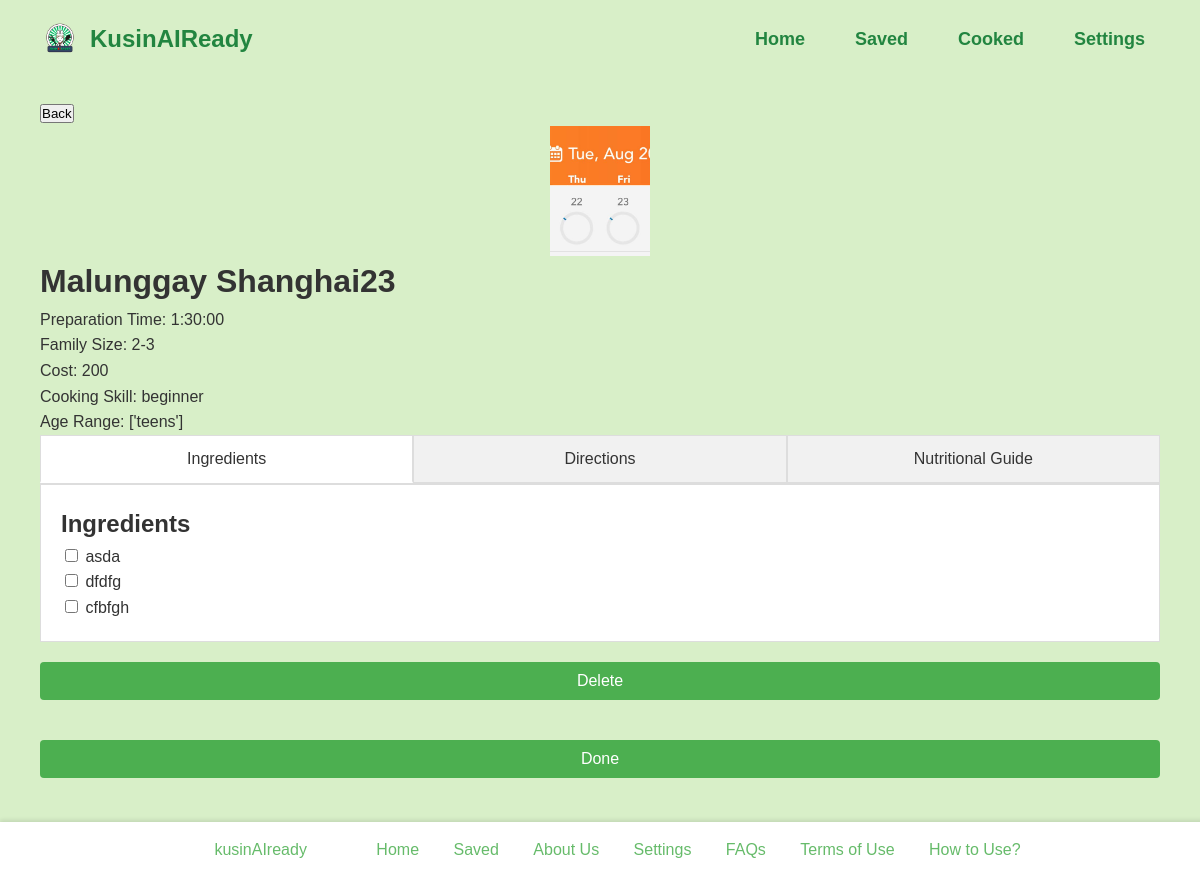
The page /saveddish/21/ (signed in) on the database its author committed.
### kusinaiapp/models.py (models this page shows, shortened)
class Dish(models.Model):
    id = models.AutoField(primary_key=True)
    dish_name = models.CharField(max_length=200)
    preparation_time = models.DurationField()
    ingredient_list = models.TextField()
    number_of_servings = models.CharField(max_length=50)
    procedure = models.TextField()
    nutritional_guide = models.TextField()
    skills_needed = models.CharField(max_length=200)
    age_range_that_can_eat = models.JSONField()
    cost = models.IntegerField()
    dish_image = models.ImageField(upload_to='dish_images/')
    meal_type = models.ManyToManyField(MealType)
    approved = models.BooleanField(default=False)

### kusinaiapp/views.py (the view, shortened to what this page needs)
# urls.py: path('saveddish/<int:dish_id>/', views.saveddish, name='saveddish'),
@login_required
def saveddish(request, dish_id):
    dish = get_object_or_404(Dish, id=dish_id)
    user = get_object_or_404(AppUser, user=request.user)
    dish_plan = DishPlan.objects.filter(dish=dish, user=user).first()
    ingredients = dish.ingredient_list.split(',') if dish.ingredient_list else []
    procedure_steps = dish.procedure.split('\n') if dish.procedure else []
    return render(request, 'saveddish.html', {
        'dish': dish,
        'dish_plan_id': dish_plan.id if dish_plan else None,
        'ingredients': ingredients,
        'procedure_steps': procedure_steps,
    })

### templates/saveddish.html (shortened to what this page needs)
<!DOCTYPE html>
<html lang="en">
<head>
    {% load static %}
    <link rel="stylesheet" href="{% static 'css/style.css' %}">
</head>
<body>
    <header>
        <div class="logo">
            <img src="{% static 'images/logo.png' %}" alt="KusinAIReady Logo">
            KusinAIReady
        </div>
        <div class="nav-menu">
            <div class="nav-links">
                <a href="{% url 'home' %}">Home</a>
                <a href="{% url 'saved' %}">Saved</a>
                <a href="{% url 'cooked' %}">Cooked</a>
                <a href="{% url 'settings' %}">Settings</a>
            </div>
        </div>
    </header>
    <main>
        <button class="back-button" onclick="window.history.back()">Back</button>
        <div class="dish-details">
            <img src="{{ dish.dish_image.url }}" alt="{{ dish.dish_name }}">
            <h1>{{ dish.dish_name }}</h1>
            <p>Preparation Time: {{ dish.preparation_time }}</p>
            <p>Family Size: {{ dish.number_of_servings }}</p>
            <p>Cost: {{ dish.cost }}</p>
            <p>Cooking Skill: {{ dish.skills_needed }}</p>
            <p>Age Range: {{ dish.age_range_that_can_eat }}</p>
            <div class="tabs">
                <div class="tab" onclick="showTab('ingredients')">Ingredients</div>
                <div class="tab" onclick="showTab('directions')">Directions</div>
                <div class="tab" onclick="showTab('nutritional_guide')">Nutritional Guide</div>
            </div>
            <div id="ingredients" class="tab-content">
                <h2>Ingredients</h2>
                {% for ingredient in ingredients %}
                    <label>
                        <input type="checkbox" name="ingredients" value="{{ ingredient }}" /> {{ ingredient }}
                    </label><br/>
                {% endfor %}
            </div>
            <form id="dish-form" method="POST">
                <button type="button" onclick="handleAction('delete')">Delete</button>
                <button type="button" onclick="handleAction('done')">Done</button>
            </form>
        </div>
    </main>
    <footer>
        <div class="footer-left">kusinAIready</div>
        <div class="footer-right">
            <a href="{% url 'home' %}">Home</a>
            <a href="{% url 'saved' %}">Saved</a>
            <a href="{% url 'about' %}">About Us</a>
            <a href="{% url 'settings' %}">Settings</a>
            <a href="{% url 'faqs' %}">FAQs</a>
            <a href="{% url 'terms' %}">Terms of Use</a>
            <a href="{% url 'tutorial' %}">How to Use?</a>
        </div>
    </footer>
</body>
</html>

### static/css/style.css (style rules this page uses)
body, h1, h2, h3, p, button { margin: 0; padding: 0; box-sizing: border-box; }
body { font-family: 'Montserrat', sans-serif; line-height: 1.6; color: #333; background-color: #D8EFC8; padding-bottom: 60px; margin: 0 auto; max-width: 1200px; }
header { background-color: #D8EFC8; padding: 15px 40px; display: flex; justify-content: space-between; align-items: center; position: fixed; width: 100%; top: 0; left: 0; z-index: 1000; box-sizing: border-box; }
header .logo { display: flex; align-items: center; font-size: 24px; font-weight: bold; color: #228540; }
header .logo img { width: 40px; height: auto; margin-right: 10px; }
header .nav-menu { display: flex; justify-content: flex-end; flex-grow: 1; position: relative; }
header .nav-links { display: flex; justify-content: center; gap: 20px; }
header .nav-links a { color: #228540; text-decoration: none; padding: 10px 15px; font-weight: bold; font-size: 18px; transition: color 0.3s ease; }
main { padding: 100px 40px 20px; margin: 0 auto; max-width: 1200px; }
footer { background-color: #ffffff; color: #66BB6A; padding: 15px 25px; text-align: center; width: 100%; position: fixed; bottom: 0; left: 0; z-index: 1000; box-shadow: 0 -2px 4px rgba(0, 0, 0, 0.1); }
footer .footer-left, footer .footer-right { display: inline-block; padding: 0 25px; }
footer .footer-right a { color: #66BB6A; text-decoration: none; padding: 0 15px; transition: color 0.3s ease; }
footer::after { content: ""; display: table; clear: both; }
.dish-details img { width: 100px; height: 130px; object-fit: cover; display: block; margin: 0 auto; }
form { display: flex; flex-direction: column; }
form button, .login-card .login-button { width: 100%; padding: 10px; margin: 20px 0; background-color: #4caf50; color: #fff; border: none; border-radius: 4px; cursor: pointer; font-size: 16px; transition: background-color 0.3s ease, transform 0.3s ease; }

### templates/saveddish.html (style rules this page uses)
.tabs { display: flex; border-bottom: 2px solid #ddd; background-color: #fff; }
.tab { flex: 1; padding: 10px; cursor: pointer; text-align: center; background-color: #f1f1f1; border: 1px solid #ddd; }
.tab.active { background-color: #fff; border-bottom: 2px solid #fff; }
.tab-content { display: none; background-color: #fff; padding: 20px; border: 1px solid #ddd; border-top: none; }
.tab-content.active { display: block; }

### rows shown on the page
Dish: dish_image (picture), dish_name "Malunggay Shanghai23", preparation_time "1:30:00", number_of_servings "2-3", cost "200", skills_needed "beginner", age_range_that_can_eat "['teens']"

### other values the page prints
{{ ingredient }} "asda" "dfdfg" "cfbfgh"
